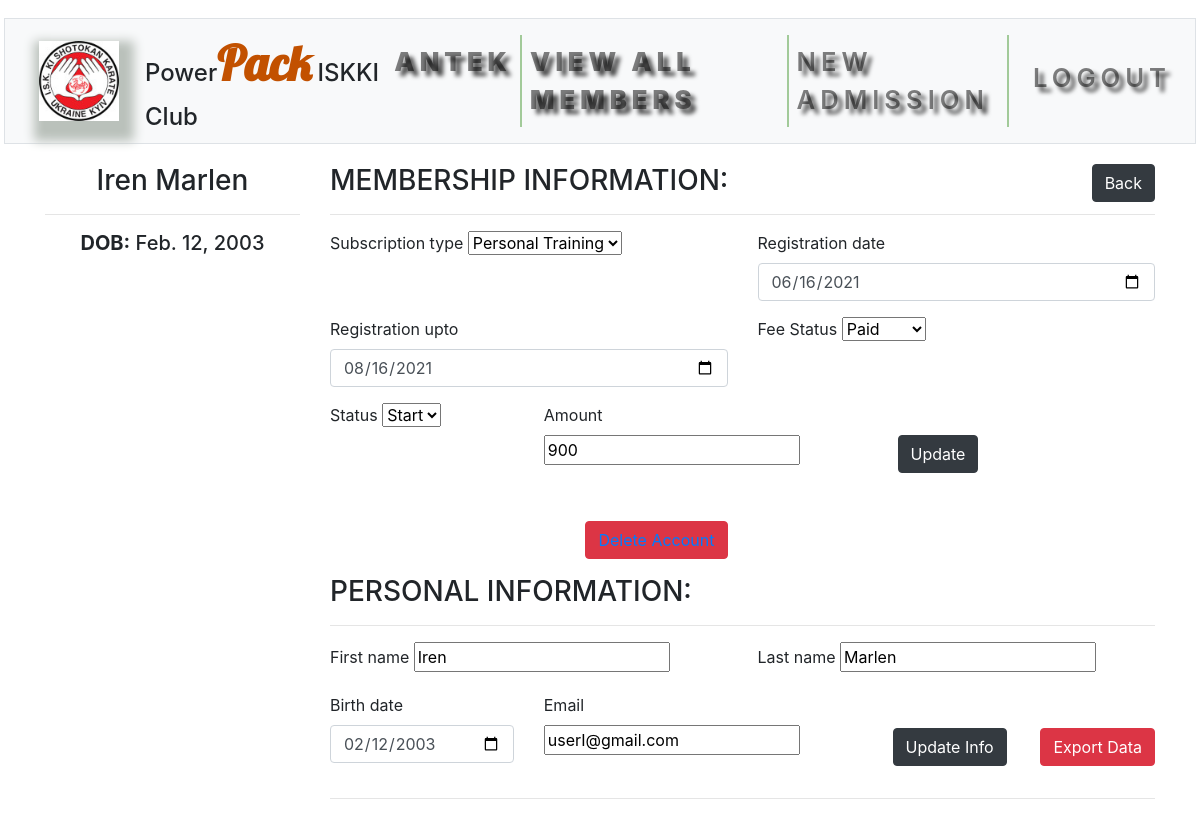
The page /update/1 (signed in) on the database its author committed.
### membership/models.py (models this page shows, shortened)
class User(AbstractUser):
    pass
    birth_date = models.DateField(null=True, blank=True)
    registration_date = models.DateField(('Registration Date'), default=datetime.date.today)
    registration_upto = models.DateField(null=True, blank=True)
    subscription_type  = models.CharField(
                            ('Subscription Type'),
                            max_length=3,
                            choices=SUBSCRIPTION_TYPE_CHOICES,
                            default=SUBSCRIPTION_TYPE_CHOICES[0][0]
                            )
    amount = models.CharField(max_length=30, null=True, blank=True)
    fee_status = models.CharField(('Fee Status'), max_length=30, choices=FEE_STATUS, default=FEE_STATUS[0][0])
    notification = models.IntegerField(default=2, blank=True)
    stop = models.IntegerField(('Status'), choices=STATUS, default=STATUS[0][0], blank=True)

### membership/views.py (the view, shortened to what this page needs)
# urls.py: path("update/<int:id>", views.update_user, name="update_user"),
@login_required
def update_user(request, id):
    if request.method == 'POST' and request.POST.get('export'):
        return export_all(User.objects.filter(pk=id))
    if request.method == 'POST' and request.POST.get('no'):
        return redirect('/')
    if request.method == 'POST' and request.POST.get('membership'):
            isk_form = UpdateUserForm(request.POST)
            if isk_form.is_valid():
                object = User.objects.get(pk=id)
                amount = request.POST.get('amount')
                day = (parser.parse(request.POST.get('registration_upto')) - delta.relativedelta(months=+1)).day
                last_day = parser.parse(str(object.registration_upto)).day
                month = parser.parse(request.POST.get('registration_upto')).month
                last_month = parser.parse(str(object.registration_upto)).month
                if object.stop == 1 and not request.POST.get('stop') == '0' and request.POST.get('membership'):
                    messages.error(request, 'Please start the status of user to update the record')
                    return redirect('update_user', id=object.pk)
                elif (datetime.datetime.strptime(str(object.registration_date), "%Y-%m-%d") != datetime.datetime.strptime(request.POST.get('registration_date'), "%Y-%m-%d")):
                    object.registration_date =  parser.parse(request.POST.get('registration_date'))
                    object.registration_upto =  parser.parse(request.POST.get('registration_date')) + delta.relativedelta(months=+1)
                    object.fee_status = request.POST.get('fee_status')
                    object = check_status(request, object)
                    model_save(object)
                elif (object.amount != amount) and (object.subscription_type != request.POST.get('subscription_type')):
                    object.subscription_type =  request.POST.get('subscription_type')
                    object.registration_date =  parser.parse(request.POST.get('registration_upto'))
                    object.registration_upto =  parser.parse(request.POST.get('registration_upto')) + delta.relativedelta(months=+1)
                    object.fee_status = request.POST.get('fee_status')
                    object.amount =  request.POST.get('amount')
                    object = check_status(request, object)
                    model_save(object)
                elif (object.amount != amount) and ((request.POST.get('fee_status') == 'paid') or (request.POST.get('fee_status') == 'pending')):
                    object.amount = amount
                    object.fee_status = request.POST.get('fee_status')
                    object = check_status(request, object)
                    model_save(object)
                elif (object.amount != amount):
                    object.registration_date =  parser.parse(request.POST.get('registration_upto'))
                    object.registration_upto =  parser.parse(request.POST.get('registration_upto')) + delta.relativedelta(months=+1)
                    object.fee_status = request.POST.get('fee_status')
                    object.amount =  request.POST.get('amount')
                    if request.POST.get('fee_status') == 'pending':
                        object.notification =  1
                    elif request.POST.get('fee_status') == 'paid':
                        object.notification = 2
                    object = check_status(request, object)
                    model_save(object)
                else:
                    if not request.POST.get('stop') == '1':
                        object.registration_date =  parser.parse(request.POST.get('registration_date'))
                        object.registration_upto =  parser.parse(request.POST.get('registration_upto')) + delta.relativedelta(months=+1)
                        object.amount =  request.POST.get('amount')
                        if request.POST.get('fee_status') == 'pending':
                            object.notification =  1
                        elif request.POST.get('fee_status') == 'paid':
                            object.notification = 2
                    object.fee_status = request.POST.get('fee_status')
                    object = check_status(request, object)
                    model_save(object)
                user = User.objects.get(pk=id)
                isk_form = UpdateUserForm(initial={
                                    'registration_upto': user.registration_upto,
                                    'subscription_type': user.subscription_type,
                                    'registration_date': user.registration_date,
                                    'amount': user.amount,
                                    'fee_status': user.fee_status,
                                    'stop': user.stop,
                                    })
                info_form = UpdateUserInForm(initial={
                                    'first_name': user.first_name,
                                    'last_name': user.last_name,
                                    'birth_date': user.birth_date,
                                    'email': user.email,
                                    })
                messages.success(request, 'Record updated successfully!')
                return redirect('update_user', id=object.pk)
            else:
                user = User.objects.get(pk=id)
                info_form = UpdateUserInForm(initial={
                                    'first_name': user.first_name,
                                    'last_name': user.last_name,
                                    'birth_date': user.birth_date,
                                    'email': user.email,
                                    })
                return render(request,
                    'membership/update.html',
                    {
                        'isk_form': isk_form,
                        'info_form': info_form,
                        'user': user,
                    })
    else:
        user = User.objects.get(pk=id)
        isk_form = UpdateUserForm(initial={
                                'registration_upto': user.registration_upto,
                                'subscription_type': user.subscription_type,
                                'registration_date': user.registration_date,
                                'amount': user.amount,
                                'fee_status': user.fee_status,
                                'stop': user.stop,
                                })
        info_form = UpdateUserInForm(initial={
                                'first_name': user.first_name,
                                'last_name': user.last_name,
                                'birth_date': user.birth_date,
                                'email': user.email,
                                })
        return render(request,
            'membership/update.html',
            {
                'isk_form': isk_form,
                'info_form': info_form,
                'user': user,
            })

### membership/forms.py (shortened to what this page needs)
class UpdateUserForm(forms.Form):
    subscription_type = forms.ChoiceField(choices=SUBSCRIPTION_TYPE_CHOICES)
    registration_date = forms.DateField(widget=forms.DateInput(attrs={'class': 'datepicker form-control', 'type': 'date'}),)
    registration_upto = forms.DateField(widget=forms.DateInput(attrs={'class': 'datepicker form-control', 'type': 'date'}),)
    fee_status = forms.ChoiceField(label='Fee Status', choices=FEE_STATUS)
    amount = forms.CharField()
    stop = forms.ChoiceField(label='Status', choices=STATUS)

class UpdateUserInForm(forms.Form):
    first_name = forms.CharField(max_length=50)
    last_name = forms.CharField(max_length=50)
    birth_date = forms.DateField(widget=forms.DateInput(attrs={'class': 'datepicker  form-control', 'type': 'date'}),)
    email = forms.EmailField(required=True)

### membership/templates/membership/update.html (shortened to what this page needs)
{% extends 'membership/layout.html' %}
{% block content %}
    <div class="container" style="margin-top: 3%">
      <div class="row">
        <div class="col-md-3">
          <h3 class="text-center">{{ user.first_name }} {{ user.last_name }}</h3>
          <hr>
          <h5 class="text-center"><strong>DOB:</strong> {{ user.birth_date }}</h5>
        </div>
        <div class="col">
          <h3>MEMBERSHIP INFORMATION: <button class="btn btn-dark float-right" onclick="goBack()">Back</button></h3>
          <hr>
          <form method="POST" action="{% url 'update_user' user.id %}" style="margin-top: 2%" enctype="multipart/form-data">
              <div class="row">
                  <div class="form-group col-lg-6 col-md-6 col-sm-12 col-xs-12">
                    <label for="subscription_type">{{ isk_form.subscription_type.label }}</label>
                    {{ isk_form.subscription_type }}
                  </div>
                <div class="form-group col-lg-6 col-md-6 col-sm-12 col-xs-12">
                  <label for="registration_date">{{ isk_form.registration_date.label }}</label>
                  {{ isk_form.registration_date }}
                </div>
              </div>
              <div class="row">
                  <div class="form-group col-lg-6 col-md-6 col-sm-12 col-xs-12">
                    <label for="registration_upto">{{ isk_form.registration_upto.label }}</label>
                    {{ isk_form.registration_upto }}
                  </div>
                <div class="form-group col-lg-6 col-md-6 col-sm-12 col-xs-12">
                  <label for="fee_status">{{ isk_form.fee_status.label }}</label>
                  {{ isk_form.fee_status }}
                </div>
              </div>
              <div class="row">
                <div class="form-group col-lg-3 col-md-3 col-sm-12 col-xs-12">
                  <label for="stop">{{ isk_form.stop.label }}</label>
                  {{ isk_form.stop }}
                </div>
                <div class="form-group col-lg-3 col-md-3 col-sm-12 col-xs-12">
                  <label for="amount">{{ isk_form.amount.label }}</label>
                  {{ isk_form.amount }}
                </div>
                <div class="form-group col-lg-6 col-md-6 col-sm-12 col-xs-12">
                  <input type="submit" class="btn btn-dark" name="membership" value="Update" style="margin-top: 32px; margin-left: 140px;"/>
                </div>
                <div class="form-group col-lg-6 col-md-6 col-sm-12 col-xs-12">
                  <button class="btn btn-danger float-right" style="margin-top: 32px; margin-left: 20px"><a href="{% url 'delete_user' user.id %}">Delete Account</a></button>
                </div>
              </div>
            </form>
            <h3>PERSONAL INFORMATION:</h3>
            <hr>
            <form method="POST" action="{% url 'update_user' user.id %}" style="margin-top: 2%" enctype="multipart/form-data">
              <div class="row">
                <div class="form-group col">
                  <label for="first_name">{{ info_form.first_name.label }}</label>
                    {{ info_form.first_name }}
                </div>
                <div class="form-group col">
                  <label for="last_name">{{ info_form.last_name.label }}</label>
                    {{ info_form.last_name }}
                </div>
              </div>
              <div class="row">
		        	<div class="form-group col-lg-3 col-md-3 col-sm-12 col-xs-12">
                  <label for="dob">{{ info_form.birth_date.label }}</label>
                  {{ info_form.birth_date }}
              </div>
              <div class="form-group col-lg-3 col-md-3 col-sm-12 col-xs-12">
                  <label for="dob">{{ info_form.email.label }}</label>
                  {{ info_form.email }}
              </div>
                <div class="form-group col-lg-6 col-md-6 col-sm-12 col-xs-12">
                  <input type="submit" class="btn btn-dark" name="info" value="Update Info" style="margin-top: 35px; margin-left: 135px"/>
                  <input type="submit" class="btn btn-danger float-right" name="export" value="Export Data"  style="margin-top: 35px;"/>
                </div>
              </div>
            </form>
            <hr>
        </div>
      </div>
    </div>
{% endblock %}

### membership/templates/membership/layout.html (shortened to what this page needs)
{% load static %}
<!DOCTYPE html>
<html lang="en">
  <head>
    <link rel="stylesheet" href="https://cdn.jsdelivr.net/npm/bootstrap@4.5.3/dist/css/bootstrap.min.css">
    <link rel="stylesheet" href="https://cdnjs.cloudflare.com/ajax/libs/font-awesome/4.7.0/css/font-awesome.min.css">
    <link rel="stylesheet" href="{% static 'membership/styles.css' %}">
  </head>
  <body>
    <nav class="navbar navbar-expand-lg navbar-light bg-light mb-sm-4 mx-sm-1 border">
      <a class="navbar-brand" href="/"><img src="{% static 'membership/kt41.jpg' %}" class="cover" style="width: 80px" alt="iskki"></a>
       <div class="mr-auto">Power<span class="ki">Pack</span> ISKKI Club</div>
      <div class="collapse navbar-collapse" id="navbarNavDropdown">
        <ul class="navbar-nav ml-auto">
        {% if user.is_authenticated %}
          <li class="nav-item"><a class="nav-link" href="#"><strong>{{ user.username }}</strong></a></li>
          <li class="nav-item"><a class="nav-link" href="{% url 'view_user' %}"><strong>View All Members</strong></a></li>
          <li class="nav-item"><a class="nav-link" href="{% url 'users' %}">New Admission</li>
          <li class="nav-item"><a class="nav-link" href="{% url 'logout' %}">Logout</a></li>
        </ul>
          {% else %}
          <li class="nav-item"><a class="nav-link" href="" id="register-button">Register</a></li>
          <li class="nav-item"><a class="nav-link" href="" id="login-button">Login</a></li>
          {% endif %}
      </div>
    </nav>
        {% block content %}
        {% endblock %}
  </body>
</html>

### membership/static/membership/styles.css (style rules this page uses)
nav { margin-bottom: 1.0rem; }
nav { position: relative; margin: 2px; top: 1rem; background: #ebd4d4; padding: .5rem; }
nav a { color: #e6dddd; padding: 0.5em; font-weight: 600; font-size: 1.6rem; text-shadow: 5px 5px 4px rgba(0, 0, 0, 0.7); text-transform: uppercase; letter-spacing: 5px; }
.navbar-nav .nav-item:not(:last-child) { border-right: 2px solid rgba(32, 133, 7, 0.4); }
.mr-auto { font-size: 150%; font-weight: 500; }
.ki { font-size: 200%; font-weight: 600; font-family: 'Lobster'; color: #c25100; }
.cover { object-fit: cover; }
.cover { color: #54b7e6; margin-left: 0.5rem; -webkit-box-shadow: 5px 10px 10px 10px #d5ded6; box-shadow: 5px 10px 10px 10px #bac1bb; }
html { height: 100%; }

### rows shown on the page
User: username "ANTEK", first_name "Iren", last_name "Marlen", birth_date "Feb. 12, 2003", subscription_type "Personal Training", registration_date "06/16/2021", registration_upto "08/16/2021", fee_status "Paid", stop "Start", amount "900", birth_date "02/12/2003", email "userI@gmail.com"

### other values the page prints
{{ isk_form.subscription_type.label }} "Subscription type"
{{ isk_form.registration_date.label }} "Registration date"
{{ isk_form.registration_upto.label }} "Registration upto"
{{ isk_form.fee_status.label }} "Fee Status"
{{ isk_form.stop.label }} "Status"
{{ isk_form.amount.label }} "Amount"
{{ info_form.first_name.label }} "First name"
{{ info_form.last_name.label }} "Last name"
{{ info_form.birth_date.label }} "Birth date"
{{ info_form.email.label }} "Email"
